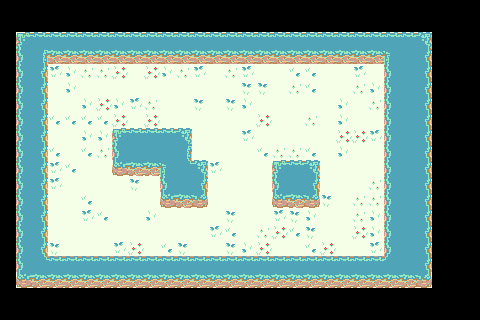

A 2D game scene composited from a Tiled map and its tileset images. What follows is a short description and the map's XML, with every tile layer's data as written:
An orthogonal 30x20 tile map with 16x16 px tiles, 2 tile layers (Ground, Wall).

<map version="1.10" tiledversion="1.11.0" orientation="orthogonal" renderorder="right-down" width="30" height="20" tilewidth="16" tileheight="16" infinite="0" nextlayerid="4" nextobjectid="3">
 <tileset firstgid="1" source="../SnowTile.tsx" />
 <layer id="1" name="Ground" width="30" height="20">
  <data encoding="csv">
0,0,0,0,0,0,0,0,0,0,0,0,0,0,0,0,0,0,0,0,0,0,0,0,0,0,0,0,0,0,
0,0,0,0,0,0,0,0,0,0,0,0,0,0,0,0,0,0,0,0,0,0,0,0,0,0,0,0,0,0,
0,20,20,20,20,20,20,20,20,20,20,20,20,20,20,20,20,20,20,20,20,20,20,20,20,20,20,0,0,0,
0,20,20,21,21,21,21,21,21,21,21,21,21,21,21,21,21,21,21,21,21,21,21,21,20,20,20,0,0,0,
0,20,65,50,49,65,65,64,20,64,49,65,50,20,65,50,20,20,35,35,20,20,50,20,20,20,20,0,0,0,
0,20,20,20,49,20,20,20,20,20,20,20,20,20,20,34,34,20,65,35,20,20,65,49,20,20,20,0,0,0,
0,20,20,20,20,49,64,49,50,65,20,20,34,20,34,49,20,20,20,20,20,49,20,65,20,20,20,0,0,0,
0,20,20,35,35,35,35,64,20,64,20,20,20,20,20,20,64,20,20,65,20,49,20,20,21,20,20,0,0,0,
0,20,20,20,20,49,49,34,64,65,20,20,20,20,20,50,20,20,20,20,20,64,64,50,21,20,20,0,0,0,
0,20,20,35,20,35,65,64,35,65,49,50,20,20,20,20,35,65,65,35,20,49,20,20,21,20,20,0,0,0,
0,20,20,50,35,20,20,64,20,65,65,20,20,50,20,20,20,20,20,34,20,20,20,20,21,20,20,0,0,0,
0,20,20,50,20,20,20,20,34,20,20,20,35,20,20,20,20,20,20,64,20,20,20,65,21,20,20,0,0,0,
0,20,20,20,20,35,20,20,20,20,64,20,20,20,20,20,20,35,50,49,34,20,65,65,21,20,20,0,0,0,
0,20,20,20,20,50,35,20,20,49,20,20,20,20,34,20,20,50,34,49,20,20,65,49,21,20,20,0,0,0,
0,20,20,20,20,20,20,20,20,20,20,20,20,50,35,20,65,64,35,34,20,20,64,49,21,20,20,0,0,0,
0,20,20,34,20,20,20,50,64,20,35,34,20,20,34,49,64,20,20,35,64,20,20,50,21,20,20,0,0,0,
0,20,20,21,21,21,21,21,21,21,21,21,21,21,21,21,21,21,21,21,21,21,21,21,21,20,20,0,0,0,
0,20,20,20,20,20,20,20,20,20,20,20,20,20,20,20,20,20,20,20,20,20,20,20,20,20,20,0,0,0,
0,0,0,0,0,0,0,0,0,0,0,0,0,0,0,0,0,0,0,0,0,0,0,0,0,0,0,0,0,0,
0,0,0,0,0,0,0,0,0,0,0,0,0,0,0,0,0,0,0,0,0,0,0,0,0,0,0,0,0,0
</data>
 </layer>
 <layer id="2" name="Wall" width="30" height="20">
  <data encoding="csv">
0,0,0,0,0,0,0,0,0,0,0,0,0,0,0,0,0,0,0,0,0,0,0,0,0,0,0,0,0,0,
0,0,0,0,0,0,0,0,0,0,0,0,0,0,0,0,0,0,0,0,0,0,0,0,0,0,0,0,0,0,
0,82,83,83,83,83,83,83,83,83,83,83,83,83,83,83,83,83,83,83,83,83,83,83,83,83,84,0,0,0,
0,97,70,113,113,113,113,113,113,113,113,113,113,113,113,113,113,113,113,113,113,113,113,113,71,98,99,0,0,0,
0,97,99,0,0,0,0,0,0,0,0,0,0,0,0,0,0,0,0,0,0,0,0,0,97,98,99,0,0,0,
0,97,99,0,0,0,0,0,0,0,0,0,0,0,0,0,0,0,0,0,0,0,0,0,97,98,99,0,0,0,
0,97,99,0,0,0,0,0,0,0,0,0,0,0,0,0,0,0,0,0,0,0,0,0,97,98,99,0,0,0,
0,97,99,0,0,0,0,0,0,0,0,0,0,0,0,0,0,0,0,0,0,0,0,0,97,98,99,0,0,0,
0,97,99,0,0,0,0,82,83,83,83,84,0,0,0,0,0,0,0,0,0,0,0,0,97,98,99,0,0,0,
0,97,99,0,0,0,0,97,98,98,98,70,0,0,0,0,0,0,0,0,0,0,0,0,97,98,99,0,0,0,
0,97,99,0,0,0,0,112,113,113,71,115,84,0,0,0,0,82,83,84,0,0,0,0,97,98,99,0,0,0,
0,97,99,0,0,0,0,0,0,0,97,98,99,0,0,0,0,97,98,99,0,0,0,0,97,98,99,0,0,0,
0,97,99,0,0,0,0,0,0,0,112,113,114,0,0,0,0,112,113,114,0,0,0,0,97,98,99,0,0,0,
0,97,99,0,0,0,0,0,0,0,0,0,0,0,0,0,0,0,0,0,0,0,0,0,97,98,99,0,0,0,
0,97,99,0,0,0,0,0,0,0,0,0,0,0,0,0,0,0,0,0,0,0,0,0,97,98,99,0,0,0,
0,97,99,0,0,0,0,0,0,0,0,0,0,0,0,0,0,0,0,0,0,0,0,0,97,98,99,0,0,0,
0,97,115,83,83,83,83,83,83,83,83,83,83,83,83,83,83,83,83,83,83,83,83,83,116,98,99,0,0,0,
0,112,113,113,113,113,113,113,113,113,113,113,113,113,113,113,113,113,113,113,113,113,113,113,113,113,114,0,0,0,
0,0,0,0,0,0,0,0,0,0,0,0,0,0,0,0,0,0,0,0,0,0,0,0,0,0,0,0,0,0,
0,0,0,0,0,0,0,0,0,0,0,0,0,0,0,0,0,0,0,0,0,0,0,0,0,0,0,0,0,0
</data>
 </layer>
</map>